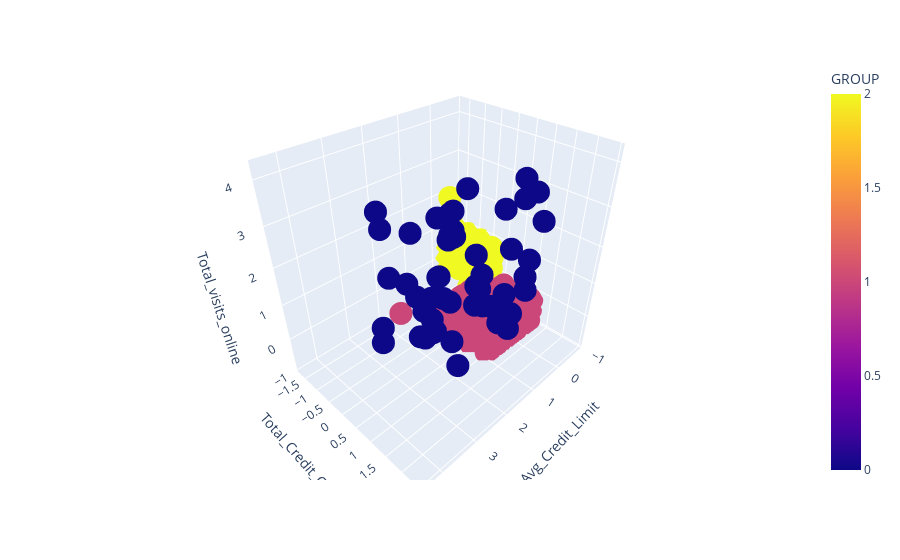

Notebook source saved alongside this figure:
### Code cell
import plotly.express as px
df = px.data.iris()
fig = px.scatter_3d(custDataScaled, x='Avg_Credit_Limit', y='Total_Credit_Cards', z='Total_visits_online',color='GROUP')
fig.show()

### Figure 1 — Plotly figure (JSON) as saved in the notebook; plotly's stock layout.template omitted (floating-point values rounded to 4 significant figures; data arrays with more than 128 entries replaced by an {"elided": "..."} marker saying what was removed)
{"data": [{"hovertemplate": "Avg_Credit_Limit=%{x}<br>Total_Credit_Cards=%{y}<br>Total_visits_online=%{z}<br>GROUP=%{marker.color}<extra></extra>", "legendgroup": "", "marker": {"color": {"elided": "660 int values"}, "coloraxis": "coloraxis", "symbol": "circle"}, "mode": "markers", "name": "", "scene": "scene", "showlegend": false, "type": "scatter3d", "x": {"elided": "660 float values"}, "y": {"elided": "660 float values"}, "z": {"elided": "660 float values"}}], "layout": {"coloraxis": {"colorbar": {"title": {"text": "GROUP"}}, "colorscale": [[0, "#0d0887"], [0.1111, "#46039f"], [0.2222, "#7201a8"], [0.3333, "#9c179e"], [0.4444, "#bd3786"], [0.5556, "#d8576b"], [0.6667, "#ed7953"], [0.7778, "#fb9f3a"], [0.8889, "#fdca26"], [1, "#f0f921"]]}, "legend": {"tracegroupgap": 0}, "margin": {"t": 60}, "scene": {"domain": {"x": [0, 1], "y": [0, 1]}, "xaxis": {"title": {"text": "Avg_Credit_Limit"}}, "yaxis": {"title": {"text": "Total_Credit_Cards"}}, "zaxis": {"title": {"text": "Total_visits_online"}}}}}
